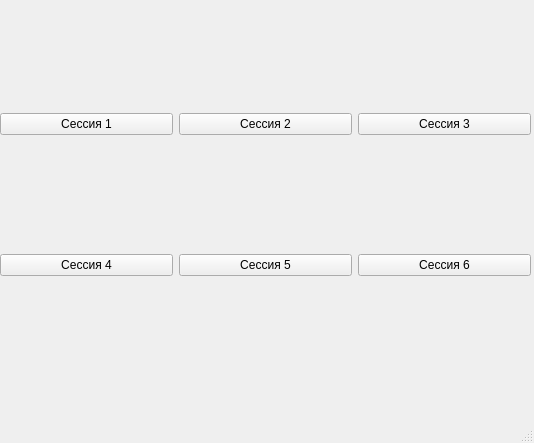
<?xml version="1.0" encoding="UTF-8"?>
<ui version="4.0">
 <class>MainWindow</class>
 <widget class="QMainWindow" name="MainWindow">
  <property name="geometry">
   <rect>
    <x>0</x>
    <y>0</y>
    <width>534</width>
    <height>443</height>
   </rect>
  </property>
  <property name="windowTitle">
   <string>MainWindow</string>
  </property>
  <widget class="QWidget" name="centralwidget">
   <widget class="QWidget" name="gridLayoutWidget">
    <property name="geometry">
     <rect>
      <x>0</x>
      <y>0</y>
      <width>531</width>
      <height>391</height>
     </rect>
    </property>
    <layout class="QGridLayout" name="gridLayout">
     <property name="sizeConstraint">
      <enum>QLayout::SetDefaultConstraint</enum>
     </property>
     <item row="0" column="1">
      <widget class="QPushButton" name="pushButton_3">
       <property name="text">
        <string>Сессия 2</string>
       </property>
      </widget>
     </item>
     <item row="1" column="0">
      <widget class="QPushButton" name="pushButton_2">
       <property name="text">
        <string>Сессия 4</string>
       </property>
      </widget>
     </item>
     <item row="1" column="1">
      <widget class="QPushButton" name="pushButton_4">
       <property name="text">
        <string>Сессия 5</string>
       </property>
      </widget>
     </item>
     <item row="0" column="0">
      <widget class="QPushButton" name="pushButton">
       <property name="text">
        <string>Сессия 1</string>
       </property>
      </widget>
     </item>
     <item row="0" column="2">
      <widget class="QPushButton" name="pushButton_5">
       <property name="text">
        <string>Сессия 3</string>
       </property>
      </widget>
     </item>
     <item row="1" column="2">
      <widget class="QPushButton" name="pushButton_6">
       <property name="text">
        <string>Сессия 6</string>
       </property>
      </widget>
     </item>
    </layout>
   </widget>
  </widget>
  <widget class="QMenuBar" name="menubar">
   <property name="geometry">
    <rect>
     <x>0</x>
     <y>0</y>
     <width>534</width>
     <height>26</height>
    </rect>
   </property>
  </widget>
  <widget class="QStatusBar" name="statusbar"/>
 </widget>
 <resources/>
 <connections/>
</ui>
